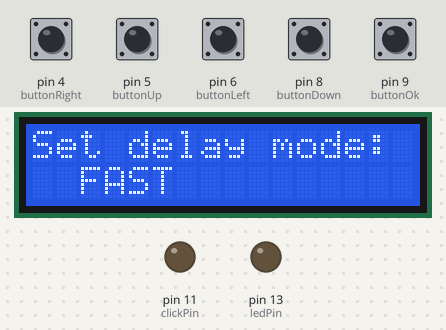
A sketch run on a simulated Arduino Uno, built with avr-gcc and run on an emulated ATmega328P. Shown: 16×2 character LCD, output pins drawn as LEDs (lit = HIGH). Inputs (shaded band) come from the test bench; at power-on: pin 4 (buttonRight), pin 5 (buttonUp), pin 6 (buttonLeft), pin 8 (buttonDown), pin 9 (buttonOk) HIGH. Random numbers use the default seed unless the sketch sets one.

Above: at 1.2 s.
1.3 s: pin 5 (buttonUp) pulled LOW for 0.3 s
At 2.5 s:
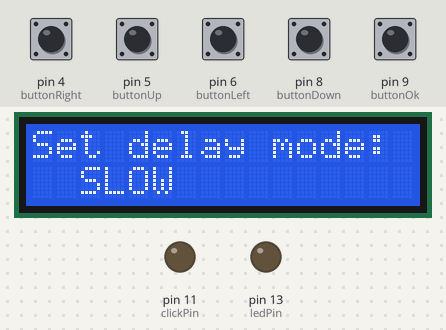
3.2 s: pin 9 (buttonOk) pulled LOW for 1 s
At 5.4 s:
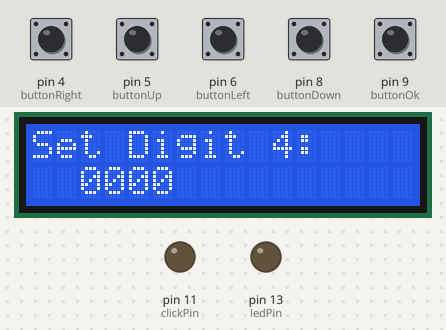
5.7 s: pin 4 (buttonRight) pulled LOW for 0.3 s
At 7.4 s:
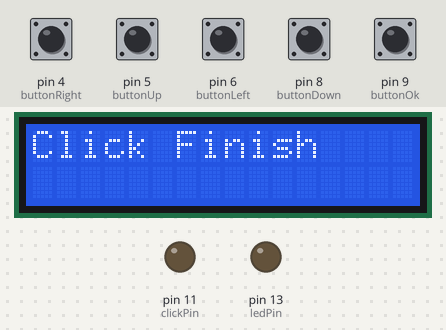
7.7 s: pin 6 (buttonLeft) pulled LOW for 1 s
At 9.1 s:
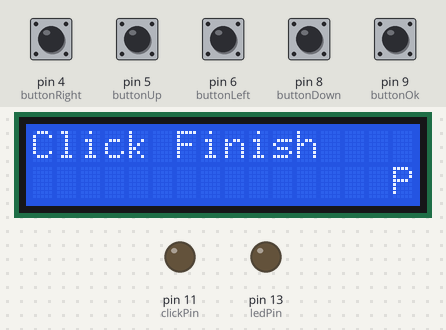
11.7 s: pin 4 (buttonRight) pulled LOW for 1 s
15.7 s: pin 5 (buttonUp) pulled LOW for 1 s
Timing chart, 0 to 18.7 s (numbered marks = the images above; inputs shaded):
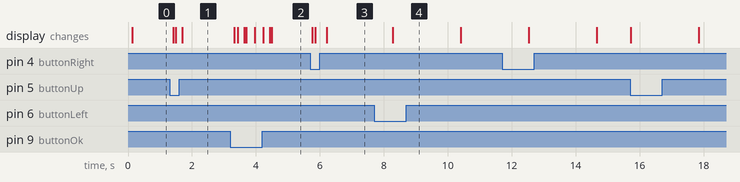

Measured:
- after the input at 1.3 s, the display: first changes after 0.12 s (image 1 shows a later state)
- after the input at 3.2 s, the display: first changes after 0.13 s (image 2 shows a later state)
- after the input at 5.7 s, the display: first changes after 0.05 s (image 3 shows a later state)
- after the input at 7.7 s, the display: changes after 0.58 s (image 4)

The sketch:

lcdBlinker.ino
```cpp
// include the library code:
#include "Wire.h"
#include "Adafruit_LiquidCrystal.h"

// Connect via i2c, default address #0 (A0-A2 not jumpered)
Adafruit_LiquidCrystal lcd(0);

#define STATE_ENTER   2
#define STATE_CLICK   3
#define STATE_DONE    4

#define ENTER_STATE_MODE    3
#define ENTER_STATE_DIG1    4
#define ENTER_STATE_DIG2    5
#define ENTER_STATE_DIG3    6
#define ENTER_STATE_DIG4    7
#define ENTER_STATE_NONE    8

#define MODE_FAST    0
#define MODE_NORMAL  1
#define MODE_SLOW    2

const byte buttonRight = 4;
const byte buttonUp = 5;
const byte buttonLeft = 6;
const byte buttonDown = 8;
const byte buttonOk = 9;
const byte ledPin = 13;
const byte clickPin = 11;

byte bRight = HIGH;
byte bUp = HIGH;
byte bLeft = HIGH;
byte bDown = HIGH;
byte bOk = HIGH;

byte state;
byte substate_enter;
byte digit1;
byte digit2;
byte digit3;
byte digit4;
byte current_mode;

int clickCount = 0;
byte needCount = 0;

void setup() {
  // set up the LCD's number of rows and columns:
  lcd.begin(16, 2);
  randomSeed(analogRead(0));
  pinMode(ledPin, OUTPUT);

  pinMode(buttonRight, INPUT_PULLUP);
  pinMode(buttonUp, INPUT_PULLUP);
  pinMode(buttonLeft, INPUT_PULLUP);
  pinMode(buttonDown, INPUT_PULLUP);
  pinMode(buttonOk, INPUT_PULLUP);

  pinMode(clickPin, OUTPUT);

  state = STATE_ENTER;
  substate_enter = ENTER_STATE_MODE;

  digit1 = 0;
  digit2 = 0;
  digit3 = 0;
  digit4 = 0;

  current_mode = MODE_FAST;

  // Print a message to the LCD.
  //lcd.print("hello, world!");
}

void loop() {
  byte  bRead;
  byte  retVal = 0;
  int   upDelay;
  int   downDelay;

  bRead = localButtonRead();
  printDbg(bRead);
  if (state == STATE_ENTER)
  {
      /* Look at the sub state */
      switch(substate_enter)
      {
        case ENTER_STATE_MODE:
          lcd.setCursor(0,0);
          lcd.print("Set delay mode:");
          printDelayMode();
          if (bRead != 100)
          {
            retVal = selectMode(bRead);
            if (retVal == 1)
            {
              substate_enter = ENTER_STATE_DIG1;
              changeLcdState();
            }
            resetPins();
          }
          break;
        case ENTER_STATE_DIG1:
          lcd.setCursor(0,0);
          lcd.print("Set Digit 1:");
          printDigit(1, digit1);
          if (bRead != 100)
          {
            retVal = wrapDigit(1, bRead);
            if (retVal == 1)
            {
              substate_enter = ENTER_STATE_DIG2;
            }
            if (retVal == 2)
            {
              substate_enter = ENTER_STATE_MODE;
            }
            resetPins();
          }
          break;
        case ENTER_STATE_DIG2:
          lcd.setCursor(0,0);
          lcd.print("Set Digit 2:");
          printDigit(2, digit2);
          if (bRead != 100)
          {
            retVal = wrapDigit(2, bRead);
            if (retVal == 1)
            {
              substate_enter = ENTER_STATE_DIG3;
            }
            if(retVal == 2)
            {
              substate_enter = ENTER_STATE_DIG1;
            }
            resetPins();
          }
          break;
        case ENTER_STATE_DIG3:
          lcd.setCursor(0,0);
          lcd.print("Set Digit 3:");
          printDigit(3, digit3);
          if (bRead != 100)
          {
            retVal = wrapDigit(3, bRead);
            if (retVal == 1)
            {
              substate_enter = ENTER_STATE_DIG4;
            }
            if(retVal == 2)
            {
              substate_enter = ENTER_STATE_DIG2;
            }
            resetPins();
          }
          break;
        case ENTER_STATE_DIG4:
          lcd.setCursor(0,0);
          lcd.print("Set Digit 4:");
          printDigit(4, digit4);
          if (bRead != 100)
          {
            retVal = wrapDigit(4, bRead);
            if (retVal == 1)
            {
              substate_enter = ENTER_STATE_NONE;
              state = STATE_CLICK;
              changeLcdState();
            }
            if(retVal == 2)
            {
              substate_enter = ENTER_STATE_DIG3;
            }
            resetPins();
          }
          break;
        default:
          state = STATE_CLICK;
          changeLcdState();
          break;
      }
    delay(200);
  }
  else if (state == STATE_CLICK)
  {
    lcd.setCursor(0,0);
    lcd.print("Click Mode:");
    if (needCount == 0)
    {
      needCount = 1;
      clickCount += digit4;
      clickCount += digit3 * 10;
      clickCount += digit2 * 100;
      clickCount += digit1 * 1000;
    }
    lcd.setCursor(2, 1);
    lcd.print("    ");
    lcd.setCursor(2, 1);
    lcd.print(clickCount);
    if (clickCount > 0)
    {
      digitalWrite(ledPin, HIGH);
      digitalWrite(clickPin, HIGH);
      downDelay = random(200, 350);
      delay(downDelay);
      digitalWrite(ledPin, LOW);
      digitalWrite(clickPin, LOW);
      switch(current_mode)
      {
        case MODE_SLOW:
          upDelay = random(3155, 3345);
          break;
        case MODE_NORMAL:
          upDelay = random(2600, 2895);
          break;
        case MODE_FAST:
          upDelay = random(1375, 1560);
          break;
      }
      delay(upDelay);
      clickCount--;
    }
    else
    {
      state = STATE_DONE;
      changeLcdState();
    }
  }
  else if (state == STATE_DONE)
  {
    lcd.setCursor(0,0);
    lcd.print("Click Finish");
    delay(1000);
  }
}

void changeLcdState()
{
  lcd.setCursor(0,0);
  lcd.print("                ");
  lcd.setCursor(0,1);
  lcd.print("                ");
}

void resetPins()
{
  bRight = HIGH;
  bUp = HIGH;
  bLeft = HIGH;
  bDown = HIGH;
  bOk = HIGH;
}

byte localButtonRead()
{
  byte retValue = 100;
  byte pinVal;

  /* Go through the buttons to see which one has been read */
  pinVal = digitalRead(buttonRight);
  if (pinVal != bRight)
  {
    bRight = pinVal;
    retValue = buttonRight;
    return retValue;
  }
  pinVal = digitalRead(buttonLeft);
  if (pinVal != bLeft)
  {
    bLeft = pinVal;
    retValue = buttonLeft;
    return retValue;
  }
  pinVal = digitalRead(buttonUp);
  if (pinVal != bUp)
  {
    bUp = pinVal;
    retValue = buttonUp;
    return retValue;
  }
  pinVal = digitalRead(buttonDown);
  if (pinVal != bDown)
  {
    bDown = pinVal;
    retValue = buttonDown;
    return retValue;
  }
  pinVal = digitalRead(buttonOk);
  if (pinVal != bOk)
  {
    bOk = pinVal;
    retValue = buttonOk;
    return retValue;
  }
  return retValue;
}

void printDbg(int dbgIn)
{
  lcd.setCursor(15,1);
  if (dbgIn == 100)
  {
    lcd.print(" ");
  }
  else
  {
    lcd.print("P");
  }

  delay(50);
}

void rotateMode(int in)
{
  if (in == 0)
  {
    switch(current_mode)
    {
      case MODE_FAST:
        current_mode = MODE_SLOW;
        break;
      case MODE_NORMAL:
        current_mode = MODE_FAST;
        break;
      case MODE_SLOW:
        current_mode = MODE_NORMAL;
        break;
    }
  }
  else if (in == 1)
  {
    switch(current_mode)
    {
      case MODE_FAST:
        current_mode = MODE_NORMAL;
        break;
      case MODE_NORMAL:
        current_mode = MODE_SLOW;
        break;
      case MODE_SLOW:
        current_mode = MODE_FAST;
        break;
    }
  }
}

void wrapUp(int pos)
{
  switch(pos)
  {
    case 1:
      digit1++;
      if (digit1 > 9)
      {
        digit1 = 0;
      }
      break;
    case 2:
      digit2++;
      if (digit2 > 9)
      {
        digit2 = 0;
      }
      break;
    case 3:
      digit3++;
      if (digit3 > 9)
      {
        digit3 = 0;
      }
      break;
    case 4:
      digit4++;
      if (digit4 > 9)
      {
        digit4 = 0;
      }
      break;
  }
}

void wrapDown(int pos)
{
  switch(pos)
  {
    case 1:
      digit1--;
      if (digit1 == 255)
      {
        digit1 = 9;
      }
      break;
    case 2:
      digit2--;
      if (digit2 == 255)
      {
        digit2 = 9;
      }
      break;
    case 3:
      digit3--;
      if (digit3 == 255)
      {
        digit3 = 9;
      }
      break;
    case 4:
      digit4--;
      if (digit4 == 255)
      {
        digit4 = 9;
      }
      break;
  }
}

byte wrapDigit(int pos, byte bIn)
{
  byte retVal = 0;

  switch(bIn)
  {
    case buttonUp:
      wrapUp(pos);
      break;
    case buttonDown:
      wrapDown(pos);
      break;
    case buttonOk:
    case buttonRight:
      retVal = 1;
      break;
    case buttonLeft:
      retVal = 2;
      break;
    default:
      retVal = 0;
  }

  return retVal;
}

byte selectMode(byte bIn)
{
  byte retVal = 0;

  switch(bIn)
  {
    case buttonUp:
      rotateMode(0);
      retVal = 0;
      lcd.setCursor(2,1);
      lcd.print("      ");
      printDelayMode();
      break;
    case buttonDown:
      rotateMode(1);
      retVal = 0;
      lcd.setCursor(2,1);
      lcd.print("      ");
      printDelayMode();
      break;
    case buttonOk:
      retVal = 1;
      break;
    default:
      retVal = 0;
  }

  return retVal;
}

void printDigit(int pos, byte d)
{
  lcd.setCursor((pos+1), 1);
  lcd.print(d);
}

void printDelayMode()
{
  lcd.setCursor(2,1);
  if (current_mode == MODE_FAST)
  {
    lcd.print("FAST");
  }
  else if (current_mode == MODE_NORMAL)
  {
    lcd.print("NORMAL");
  }
  else if (current_mode == MODE_SLOW)
  {
    lcd.print("SLOW");
  }
  else
  {
    lcd.print("????");
  }
}
```
